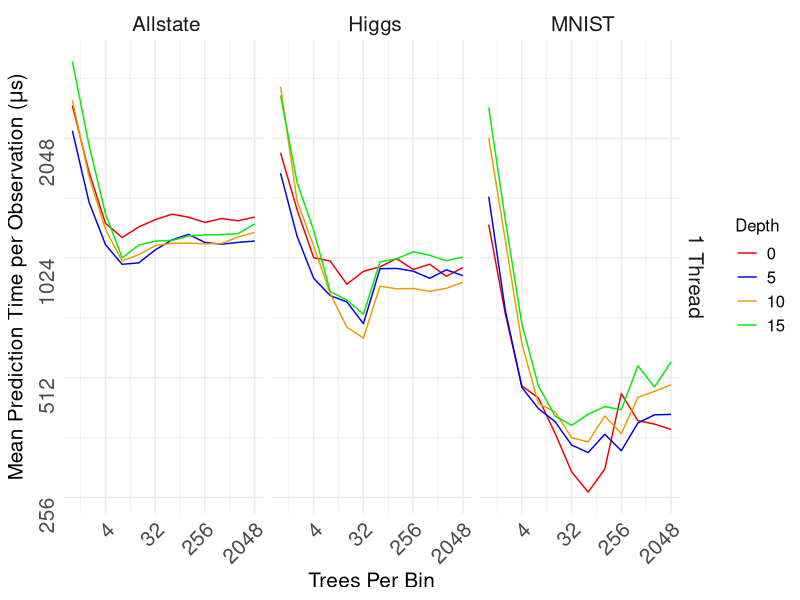

Source code (R):
# ---
# title: "Test speed-up and scale-up of R-Rerf against xg and ranger"
# author: "James Browne"
# date: "Oct 10 2017"
# output: html_document
# ---
library(ggplot2)
library(plyr)

data_summary <- function(data, varname, groupnames){
      require(plyr)
  summary_func <- function(x, col){
          c(mean = median(x[[col]], na.rm=TRUE),
                  sd = sd(x[[col]], na.rm=TRUE))
    }
    data_sum<-ddply(data, groupnames, .fun=summary_func,
                                      varname)
    data_sum <- rename(data_sum, c("mean" = varname))
     return(data_sum)
}


mydata <- read.csv(file="experiment3.csv", header=FALSE)

z <- mydata$V3 == " MNIST"
mydata[z,]$V7 <- mydata[z,]$V7/10000
z <- mydata$V3 == " Higgs"
mydata[z,]$V7 <- mydata[z,]$V7/25000
z <- mydata$V3 == " Allstate"
mydata[z,]$V7 <- mydata[z,]$V7/50000

mydata$V6 <- as.factor(mydata$V6)
mydata$V8 <- as.factor(mydata$V8)
levels(mydata$V8) <- c("1 Thread", "2 Threads", "4 Threads")

mydata <- data_summary(mydata, varname="V7",groupnames=c("V3", "V5", "V6", "V8"))


leg <- theme(legend.text = element_text(size = 12), legend.title=element_text(size = 12), plot.title = element_text(size = 16,  face="bold"), axis.title.x = element_text(size=15), axis.text.x = element_text(size=15), axis.title.y = element_text(size=15), axis.text.y = element_text(size=15), strip.text.x = element_text(size=15), strip.text.y = element_text(size=15))

p <- ggplot(mydata, aes(x=V5, y=V7, group=V6, color=V6)) + geom_line()
  


p <- p + scale_fill_brewer(palette="Paired") + theme_minimal()
#p <- p + scale_colour_manual(name="Depth")

p <- p + scale_colour_manual(values=c("red2", "blue2", "orange2", "green2", "purple2", "cyan2", "tomato2"), name="Depth")
														 
p <- p + labs(x = "Trees Per Bin", y =expression(paste("Mean Prediction Time per Observation (", mu, "s)")))
p <- p + leg
p <- p + scale_x_continuous(trans='log2')
p <- p + scale_y_continuous(trans='log2')
p <- p + facet_grid(V8 ~ V3)

p <- p + theme(axis.text.x = element_text(angle = 45, hjust = 1), axis.text.y = element_text(angle=90, hjust=1))

png(file="depthAndStripe.png")
print(p)
dev.off()

